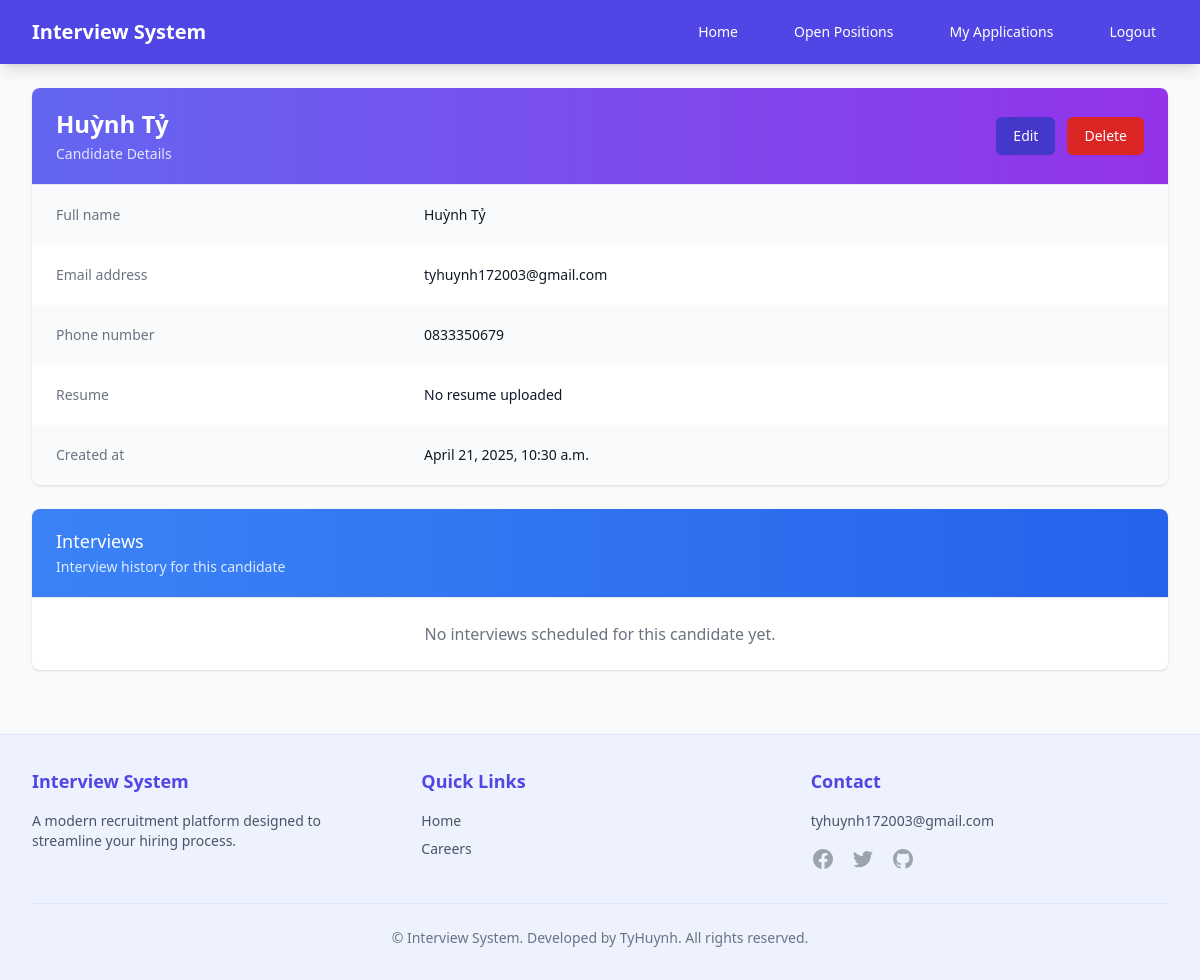
Screenshot of /candidates/1/ (signed in) with the database file from the repository.
### recruitment/models.py (models this page shows, shortened)
class Candidate(models.Model):
    user = models.OneToOneField(User, on_delete=models.CASCADE, null=True, blank=True)
    name = models.CharField(max_length=100)
    email = models.EmailField(unique=True)
    phone = models.CharField(max_length=20)
    resume = models.FileField(upload_to='resumes/', null=True, blank=True)
    created_at = models.DateTimeField(auto_now_add=True)

### recruitment/views.py (the view)
# urls.py: path('candidates/<int:pk>/', views.candidate_detail, name='candidate_detail'),
@login_required
def candidate_detail(request, pk):
    candidate = get_object_or_404(Candidate, pk=pk)
    interviews = Interview.objects.filter(candidate=candidate)
    return render(request, 'recruitment/candidate_detail.html', {
        'candidate': candidate,
        'interviews': interviews
    })

### templates/recruitment/candidate_detail.html (shortened to what this page needs)
{% extends 'base.html' %}
{% block content %}
<div class="max-w-7xl mx-auto">
    <div class="bg-white shadow overflow-hidden sm:rounded-lg mb-6">
        <div class="px-4 py-5 sm:px-6 bg-gradient-to-r from-indigo-500 to-purple-600 flex justify-between items-center">
            <div>
                <h1 class="text-2xl font-bold text-white">{{ candidate.name }}</h1>
                <p class="mt-1 max-w-2xl text-sm text-indigo-100">Candidate Details</p>
            </div>
            <div class="flex space-x-3">
                <a href="{% url 'recruitment:candidate_edit' candidate.pk %}" class="py-2 px-4 border border-transparent rounded-md shadow-sm text-sm font-medium text-white bg-indigo-700 hover:bg-indigo-800 focus:outline-none focus:ring-2 focus:ring-offset-2 focus:ring-indigo-500">
                    Edit
                </a>
                <a href="{% url 'recruitment:candidate_delete' candidate.pk %}" class="py-2 px-4 border border-transparent rounded-md shadow-sm text-sm font-medium text-white bg-red-600 hover:bg-red-700 focus:outline-none focus:ring-2 focus:ring-offset-2 focus:ring-red-500">
                    Delete
                </a>
            </div>
        </div>
        <div class="border-t border-gray-200">
            <dl>
                <div class="bg-gray-50 px-4 py-5 sm:grid sm:grid-cols-3 sm:gap-4 sm:px-6">
                    <dt class="text-sm font-medium text-gray-500">Full name</dt>
                    <dd class="mt-1 text-sm text-gray-900 sm:mt-0 sm:col-span-2">{{ candidate.name }}</dd>
                </div>
                <div class="bg-white px-4 py-5 sm:grid sm:grid-cols-3 sm:gap-4 sm:px-6">
                    <dt class="text-sm font-medium text-gray-500">Email address</dt>
                    <dd class="mt-1 text-sm text-gray-900 sm:mt-0 sm:col-span-2">{{ candidate.email }}</dd>
                </div>
                <div class="bg-gray-50 px-4 py-5 sm:grid sm:grid-cols-3 sm:gap-4 sm:px-6">
                    <dt class="text-sm font-medium text-gray-500">Phone number</dt>
                    <dd class="mt-1 text-sm text-gray-900 sm:mt-0 sm:col-span-2">{{ candidate.phone }}</dd>
                </div>
                <div class="bg-white px-4 py-5 sm:grid sm:grid-cols-3 sm:gap-4 sm:px-6">
                    <dt class="text-sm font-medium text-gray-500">Resume</dt>
                    <dd class="mt-1 text-sm text-gray-900 sm:mt-0 sm:col-span-2">
                        {% if candidate.resume %}
                            <a href="{{ candidate.resume.url }}" class="text-indigo-600 hover:text-indigo-900" target="_blank">Download Resume</a>
                        {% else %}
                            No resume uploaded
                        {% endif %}
                    </dd>
                </div>
                <div class="bg-gray-50 px-4 py-5 sm:grid sm:grid-cols-3 sm:gap-4 sm:px-6">
                    <dt class="text-sm font-medium text-gray-500">Created at</dt>
                    <dd class="mt-1 text-sm text-gray-900 sm:mt-0 sm:col-span-2">{{ candidate.created_at }}</dd>
                </div>
            </dl>
        </div>
    </div>
    <div class="bg-white shadow overflow-hidden sm:rounded-lg">
        <div class="px-4 py-5 sm:px-6 bg-gradient-to-r from-blue-500 to-blue-600">
            <h3 class="text-lg leading-6 font-medium text-white">Interviews</h3>
            <p class="mt-1 max-w-2xl text-sm text-blue-100">Interview history for this candidate</p>
        </div>
        <div class="border-t border-gray-200">
            {% if interviews %}
                <table class="min-w-full divide-y divide-gray-200">
                    <thead class="bg-gray-50">
                        <tr>
                            <th scope="col" class="px-6 py-3 text-left text-xs font-medium text-gray-500 uppercase tracking-wider">Position</th>
                            <th scope="col" class="px-6 py-3 text-left text-xs font-medium text-gray-500 uppercase tracking-wider">Interviewer</th>
                            <th scope="col" class="px-6 py-3 text-left text-xs font-medium text-gray-500 uppercase tracking-wider">Date</th>
                            <th scope="col" class="px-6 py-3 text-left text-xs font-medium text-gray-500 uppercase tracking-wider">Status</th>
                        </tr>
                    </thead>
                    <tbody class="bg-white divide-y divide-gray-200">
                        {% for interview in interviews %}
                            <tr>
                                <td class="px-6 py-4 whitespace-nowrap text-sm font-medium text-gray-900">{{ interview.position.title }}</td>
                                <td class="px-6 py-4 whitespace-nowrap text-sm text-gray-500">{{ interview.interviewer.get_full_name }}</td>
                                <td class="px-6 py-4 whitespace-nowrap text-sm text-gray-500">{{ interview.scheduled_date }}</td>
                                <td class="px-6 py-4 whitespace-nowrap">
                                    {% if interview.status == 'scheduled' %}
                                        <span class="px-2 inline-flex text-xs leading-5 font-semibold rounded-full bg-yellow-100 text-yellow-800">Scheduled</span>
                                    {% elif interview.status == 'completed' %}
                                        <span class="px-2 inline-flex text-xs leading-5 font-semibold rounded-full bg-green-100 text-green-800">Completed</span>
                                    {% else %}
                                        <span class="px-2 inline-flex text-xs leading-5 font-semibold rounded-full bg-red-100 text-red-800">Cancelled</span>
                                    {% endif %}
                                </td>
                            </tr>
                        {% endfor %}
                    </tbody>
                </table>
            {% else %}
                <div class="px-4 py-5 sm:p-6 text-center">
                    <p class="text-gray-500">No interviews scheduled for this candidate yet.</p>
                </div>
            {% endif %}
        </div>
    </div>
</div>
{% endblock %}

### rows the page displays
Candidate: name "Huỳnh Tỷ", email "tyhuynh172003@gmail.com", phone "0833350679", created_at "April 21, 2025, 10:30 a.m."
